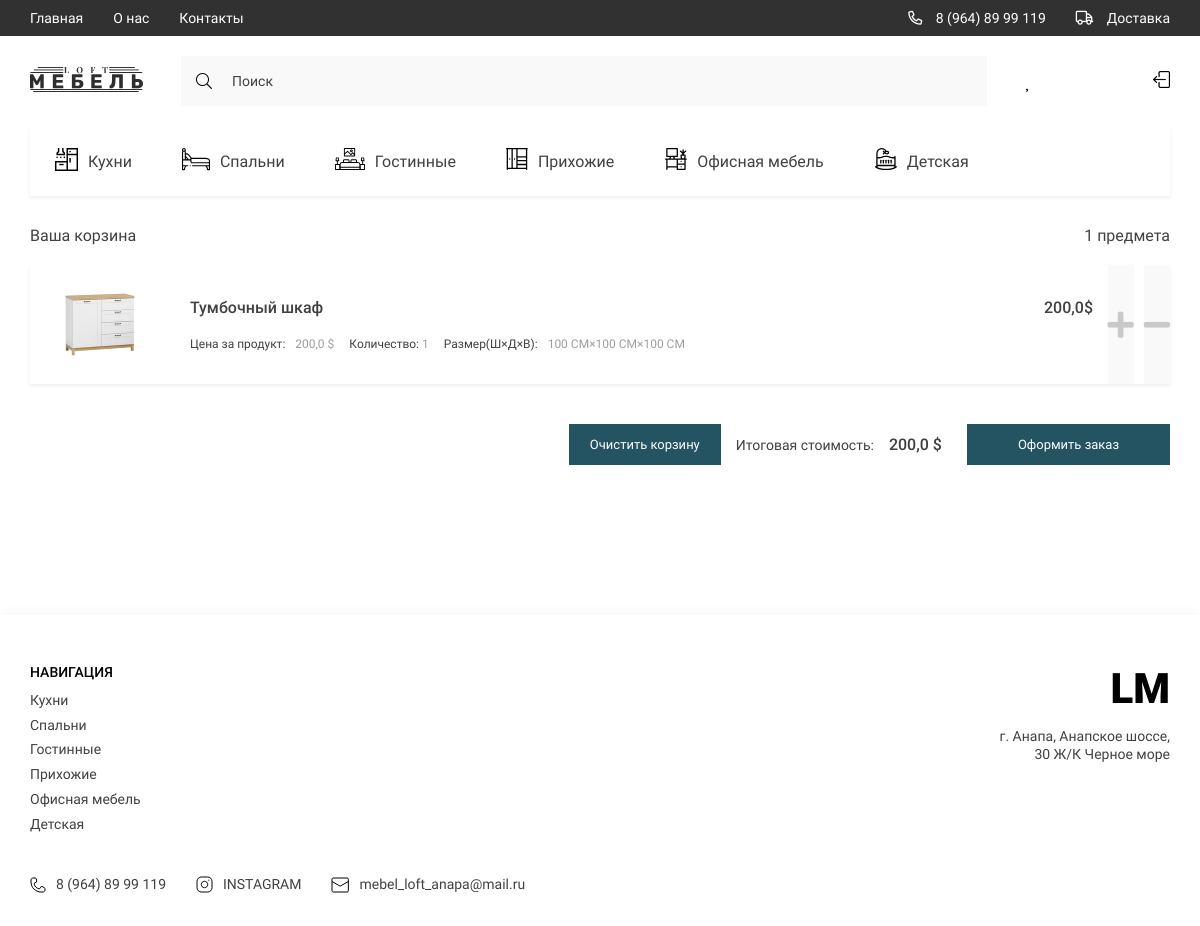
The app's page /cart/ (signed in) with its own data.
### store/models.py (models this page shows, shortened)
class Category(models.Model):
    title = models.CharField(max_length=150, verbose_name='Название категории')
    slug = models.SlugField(unique=True, null=True)
    parent = models.ForeignKey('self', on_delete=models.CASCADE, null=True, blank=True, verbose_name='Категория',
                               related_name='subcategories')
    icon = models.FileField(upload_to='categories/', default='Нет фото', verbose_name='Изображение категорий')
    def get_absolute_url(self):
        return reverse('category_page', kwargs={'slug': self.slug})
    def get_image_category(self):
        if self.icon:
            return self.icon.url
        else:
            return ''
    class Meta:
        verbose_name = 'Категория'
        verbose_name_plural = 'Категории'

class Order(models.Model):
    customer = models.ForeignKey(Customer, on_delete=models.SET_NULL, blank=True, null=True, verbose_name='Покупатель')
    created_at = models.DateTimeField(auto_now_add=True, verbose_name='Дата заказа')
    is_completed = models.BooleanField(default=False, verbose_name='Выполнен ли заказ')
    shipping = models.BooleanField(default=True)
    class Meta:
        verbose_name = 'Заказ'
        verbose_name_plural = 'Заказы'
    @property
    def get_cart_total_price(self):
        order_products = self.orderproduct_set.all()
        total_price = sum([product.get_total_price for product in order_products])
        return total_price
    @property
    def get_cart_total_quantity(self):
        order_products = self.orderproduct_set.all()
        total_quantity = sum([product.quantity for product in order_products])
        return total_quantity

class OrderProduct(models.Model):
    product = models.ForeignKey(Product, on_delete=models.SET_NULL, null=True, verbose_name='Продукт')
    order = models.ForeignKey(Order, on_delete=models.SET_NULL, null=True, verbose_name='Заказ')
    quantity = models.IntegerField(default=0, null=True, blank=True, verbose_name='Количество товара')
    added_at = models.DateTimeField(auto_now_add=True, verbose_name='Дата добавления')
    class Meta:
        verbose_name = 'Товар заказа'
        verbose_name_plural = 'Товары заказов'
    @property
    def get_total_price(self):
        total_price = self.product.price * self.quantity
        return total_price

class Product(models.Model):
    title = models.CharField(max_length=150, verbose_name='Название товара')
    price = models.FloatField(verbose_name='Цена')
    created_at = models.DateTimeField(auto_now_add=True, verbose_name='Дата добавление')
    quantity = models.IntegerField(default=0, verbose_name='Колиество товара')
    description = models.TextField(default='Здесь скоро будет описание', verbose_name='Описание товара')
    category = models.ForeignKey(Category, on_delete=models.CASCADE, verbose_name='Категоря товара',
                                 related_name='products')
    slug = models.SlugField(unique=True, null=True)
    length = models.CharField(max_length=100, default='100 CM', verbose_name='Длина')
    width = models.CharField(max_length=100, default='100 CM', verbose_name='Ширина')
    height = models.CharField(max_length=100, default='100 CM', verbose_name='Высота')
    def get_image_product(self):
        if self.images:
            try:
                return self.images.first().image.url
            except:
                return ''
        else:
            return ''
    class Meta:
        verbose_name = 'Продукт'
        verbose_name_plural = 'Продукты'

class Gallery(models.Model):
    image = models.ImageField(upload_to='products/', verbose_name='Изображение товаров')
    product = models.ForeignKey(Product, on_delete=models.CASCADE, related_name='images')
    class Meta:
        verbose_name = 'Изображение'
        verbose_name_plural = 'Изображения'

### store/views.py (the view)
# urls.py: path('cart/', cart, name='my_cart'),
def cart(request):
    if request.user.is_authenticated:
        cart_info = get_cart_data(request)
        context = {
            'title': 'Моя корзина',
            'order': cart_info['order'],
            'products': cart_info['products']
        }
        return render(request, 'store/cart.html', context)
    else:
        messages.error(request, 'Авторизуйтесь чтобы зайти в корзину')
        return redirect('product_list')

### store/templatetags/store_tags.py (called while the page is built)
@register.simple_tag()
def get_categories():
    return Category.objects.filter(parent=None)

### store/utils.py (called while the page is built)
def get_cart_data(request):
    cart = CartForAuthenticatedUser(request)
    cart_info = cart.get_cart_info()
    return {
        'cart_total_quantity': cart_info['cart_total_quantity'],
        'cart_total_price': cart_info['cart_total_price'],
        'order': cart_info['order'],
        'products': cart_info['products']
    }

    def get_cart_info(self):
        customer, created = Customer.objects.get_or_create(user=self.user)
        order, created = Order.objects.get_or_create(customer=customer)
        order_products = order.orderproduct_set.all()
        cart_total_quantity = order.get_cart_total_quantity
        cart_total_price = order.get_cart_total_price
        return {
            'cart_total_quantity': cart_total_quantity,
            'cart_total_price': cart_total_price,
            'order': order,
            'products': order_products
        }

### store/templates/store/cart.html (shortened to what this page needs)
{% extends 'base.html' %}
{% load static %}
{% block main %}
<main class="main">
    <div class="container">
        <section class="basket">
            <div class="basket__text">
                <h1 class="basket__title">Ваша корзина</h1>
                <span class="basket__count"><span>{{ order.get_cart_total_quantity }}</span> предмета</span>
            </div>
            <div class="basket__items">
                {% for item in products %}
                <div class="basket__item">
                    <a class="basket__item-img">
                        <img src="{{ item.product.get_image_product }}" alt="product">
                    </a>
                    <div class="basket__item-content">
                        <div class="basket__item-text">
                            <h2 class="basket__item-title">{{ item.product.title }}</h2>
                            <p class="basket__item-price">
                                <span class="price"><span>{{ item.get_total_price }}</span>$</span>
                            </p>
                        </div>
                        <div class="basket__options">
                            <p class="basket__options-count">
                                Цена за продукт:<span>{{ item.product.price }} $</span>
                            </p>
                            <div class="basket__options-count d-flex">
                                Количество: <span>{{ item.quantity }}</span>
                            </div>
                            <p class="basket__options-size">
                                Размер(Ш×Д×В): <span>{{ item.product.width }}×{{ item.product.length }}×{{ item.product.height }}</span>
                            </p>
                        </div>
                    </div>
                    {% if 'cart' in request.path %}
                    <div class="basket__buttons">
                        {% if item.product.quantity > 0 %}
                        <a href="{% url 'to_cart' item.product.pk 'add' %}" class="basket__add">
                            <i class="fas fa-plus"></i>
                        </a>
                        {% endif %}
                        <a href="{% url 'to_cart' item.product.pk 'remove' %}" class="basket__remove">
                            <i class="fas fa-minus"></i>
                        </a>
                    </div>
                    {% endif %}
                </div>
                {% endfor %}
            </div>
            <form class="products__form">
                {% if products %}
                <a href="{% url 'clear_cart' %}" class="btn products__form-btn-left">Очистить корзину</a>
                <span>Итоговая стоимость:<span
                        class="products__form-price">{{ order.get_cart_total_price }} $</span> </span>
                <a href="{% url 'checkout' %}" class="btn products__form-btn">Оформить заказ</a>
                {% endif %}
            </form>
        </section>
    </div>
</main>
{% endblock main %}

### templates/components/_nav__catigories.html
{% load store_tags %}
{% get_categories as categories %}
{% load static %}
<ul class="header__list _categories">
    {% for category in categories %}
    <li>
        <a href="{{ category.get_absolute_url }}" class="header__list-links">
                                <span class="header__list-img">
                                    <img src="{{ category.get_image_category }}" alt="icons">
                                </span>
            {{category.title}}
        </a>
    </li>
    {% endfor %}
</ul>

### templates/components/_footer.html
{% load static %}
{% load store_tags %}
{% get_categories as categories %}
<footer class="footer">
        <div class="container">
            <div class="footer__content">
                <div class="footer__navigate">
                    <div class="footer__navigate-part">
                        <h2 class="footer__navigate-title">НАВИГАЦИЯ</h2>
                        {% for category in categories %}
                        <div class="footer__navigate-lists">
                            <ul class="footer__navigate-list">
                                <li><a href="{{ category.get_absolute_url }}" class="footer__navigate-links">{{category.title}}</a></li>
                            </ul>
                        </div>
                        {% endfor %}
                    </div>
                    <div class="footer__navigate-part _right">
                        <a href="./index.html" class="footer__logo">LM</a>
                        <p class="footer__adress">г. Анапа, Анапское шоссе, 30 Ж/К Черное море</p>
                    </div>
                </div>
                <div class="footer__social">
                    <ul class="footer__social-list">
                        <li>
                            <a href="tel:89648999119" class="footer__social-links">
                                <img src="{% static 'store/assets/icons/phone.svg' %}" alt="phone">
                                8 (964) 89 99 119
                            </a>
                        </li>
                        <li>
                            <a href="https://www.instagram.com/" target="_blank" class="footer__social-links">
                                <img src="{% static 'store/assets/icons/inst.svg' %}" alt="insta">
                                INSTAGRAM
                            </a>
                        </li>
                        <li>
                            <a href="mailto:mebel_loft_anapa@mail.ru" target="_blank" class="footer__social-links">
                                <img src="{% static 'store/assets/icons/mail.svg' %}" alt="mail">
                                mebel_loft_anapa@mail.ru
                            </a>
                        </li>
                    </ul>
                </div>
            </div>
        </div>
    </footer>

### records on screen
Category: get_image_category (picture), title "Кухни"
Category: get_image_category (picture), title "Спальни"
Category: get_image_category (picture), title "Гостинные"
Category: get_image_category (picture), title "Прихожие"
Category: get_image_category (picture), title "Офисная мебель"
Category: get_image_category (picture), title "Детская"
Order: get_cart_total_quantity "1", get_cart_total_price "200,0"
OrderProduct: product.get_image_product (picture), product "Тумбочный шкаф", get_total_price "200,0", product.price "200,0", quantity "1", product.width "100 CM", product.length "100 CM", product.height "100 CM"
